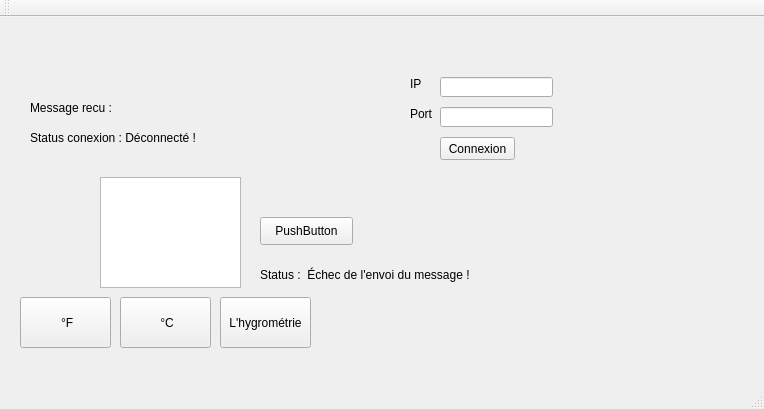
<?xml version="1.0" encoding="UTF-8"?>
<ui version="4.0">
 <class>InitiationQtClass</class>
 <widget class="QMainWindow" name="InitiationQtClass">
  <property name="geometry">
   <rect>
    <x>0</x>
    <y>0</y>
    <width>764</width>
    <height>409</height>
   </rect>
  </property>
  <property name="windowTitle">
   <string>InitiationQt</string>
  </property>
  <widget class="QWidget" name="centralWidget">
   <widget class="QLabel" name="label">
    <property name="geometry">
     <rect>
      <x>170</x>
      <y>120</y>
      <width>47</width>
      <height>14</height>
     </rect>
    </property>
    <property name="text">
     <string/>
    </property>
   </widget>
   <widget class="QLabel" name="label_2">
    <property name="geometry">
     <rect>
      <x>170</x>
      <y>120</y>
      <width>71</width>
      <height>20</height>
     </rect>
    </property>
    <property name="text">
     <string/>
    </property>
   </widget>
   <widget class="QPushButton" name="pushButton_2">
    <property name="geometry">
     <rect>
      <x>440</x>
      <y>120</y>
      <width>75</width>
      <height>23</height>
     </rect>
    </property>
    <property name="text">
     <string>Connexion</string>
    </property>
   </widget>
   <widget class="QLabel" name="label_3">
    <property name="geometry">
     <rect>
      <x>410</x>
      <y>60</y>
      <width>47</width>
      <height>13</height>
     </rect>
    </property>
    <property name="text">
     <string>IP</string>
    </property>
   </widget>
   <widget class="QLabel" name="label_4">
    <property name="geometry">
     <rect>
      <x>410</x>
      <y>90</y>
      <width>47</width>
      <height>13</height>
     </rect>
    </property>
    <property name="text">
     <string>Port</string>
    </property>
   </widget>
   <widget class="QLabel" name="connectToHost">
    <property name="geometry">
     <rect>
      <x>30</x>
      <y>100</y>
      <width>371</width>
      <height>41</height>
     </rect>
    </property>
    <property name="text">
     <string>Status conexion : Déconnecté !</string>
    </property>
   </widget>
   <widget class="QLineEdit" name="IPLineEdit">
    <property name="geometry">
     <rect>
      <x>440</x>
      <y>60</y>
      <width>113</width>
      <height>20</height>
     </rect>
    </property>
   </widget>
   <widget class="QLineEdit" name="portLineEdit">
    <property name="geometry">
     <rect>
      <x>440</x>
      <y>90</y>
      <width>113</width>
      <height>20</height>
     </rect>
    </property>
   </widget>
   <widget class="QPlainTextEdit" name="plainTextEdit">
    <property name="geometry">
     <rect>
      <x>100</x>
      <y>160</y>
      <width>141</width>
      <height>111</height>
     </rect>
    </property>
    <property name="plainText">
     <string/>
    </property>
   </widget>
   <widget class="QPushButton" name="pushButton">
    <property name="geometry">
     <rect>
      <x>260</x>
      <y>200</y>
      <width>93</width>
      <height>28</height>
     </rect>
    </property>
    <property name="text">
     <string>PushButton</string>
    </property>
   </widget>
   <widget class="QLabel" name="label_5">
    <property name="geometry">
     <rect>
      <x>260</x>
      <y>250</y>
      <width>291</width>
      <height>16</height>
     </rect>
    </property>
    <property name="text">
     <string>Status :  Échec de l'envoi du message !</string>
    </property>
   </widget>
   <widget class="QLabel" name="label_6">
    <property name="geometry">
     <rect>
      <x>30</x>
      <y>70</y>
      <width>311</width>
      <height>41</height>
     </rect>
    </property>
    <property name="text">
     <string>Message recu :</string>
    </property>
   </widget>
   <widget class="QPushButton" name="pushButton_3">
    <property name="geometry">
     <rect>
      <x>20</x>
      <y>280</y>
      <width>91</width>
      <height>51</height>
     </rect>
    </property>
    <property name="text">
     <string> °F</string>
    </property>
   </widget>
   <widget class="QPushButton" name="pushButton_4">
    <property name="geometry">
     <rect>
      <x>120</x>
      <y>280</y>
      <width>91</width>
      <height>51</height>
     </rect>
    </property>
    <property name="text">
     <string> °C</string>
    </property>
   </widget>
   <widget class="QPushButton" name="pushButton_5">
    <property name="geometry">
     <rect>
      <x>220</x>
      <y>280</y>
      <width>91</width>
      <height>51</height>
     </rect>
    </property>
    <property name="text">
     <string>L'hygrométrie</string>
    </property>
   </widget>
  </widget>
  <widget class="QMenuBar" name="menuBar">
   <property name="geometry">
    <rect>
     <x>0</x>
     <y>0</y>
     <width>764</width>
     <height>26</height>
    </rect>
   </property>
  </widget>
  <widget class="QToolBar" name="mainToolBar">
   <attribute name="toolBarArea">
    <enum>TopToolBarArea</enum>
   </attribute>
   <attribute name="toolBarBreak">
    <bool>false</bool>
   </attribute>
  </widget>
  <widget class="QStatusBar" name="statusBar"/>
 </widget>
 <layoutdefault spacing="6" margin="11"/>
 <resources>
  <include location="InitiationQt.qrc"/>
 </resources>
 <connections>
  <connection>
   <sender>pushButton_2</sender>
   <signal>clicked()</signal>
   <receiver>InitiationQtClass</receiver>
   <slot>onConnectButtonClicked()</slot>
   <hints>
    <hint type="sourcelabel">
     <x>507</x>
     <y>174</y>
    </hint>
    <hint type="destinationlabel">
     <x>400</x>
     <y>204</y>
    </hint>
   </hints>
  </connection>
 </connections>
 <slots>
  <slot>onDisplayMessageButtonClicked()</slot>
  <slot>onConnectButtonClicked()</slot>
 </slots>
</ui>
